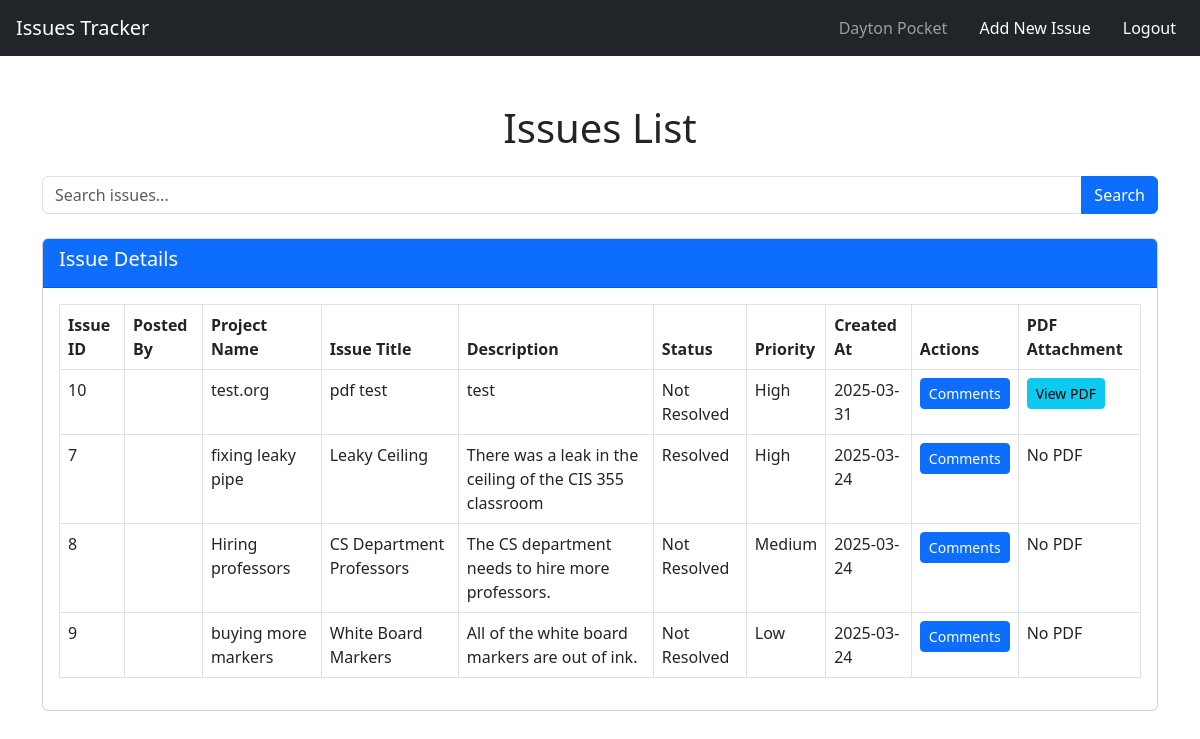
Before: /issues_list.php (signed in) with the older database file.
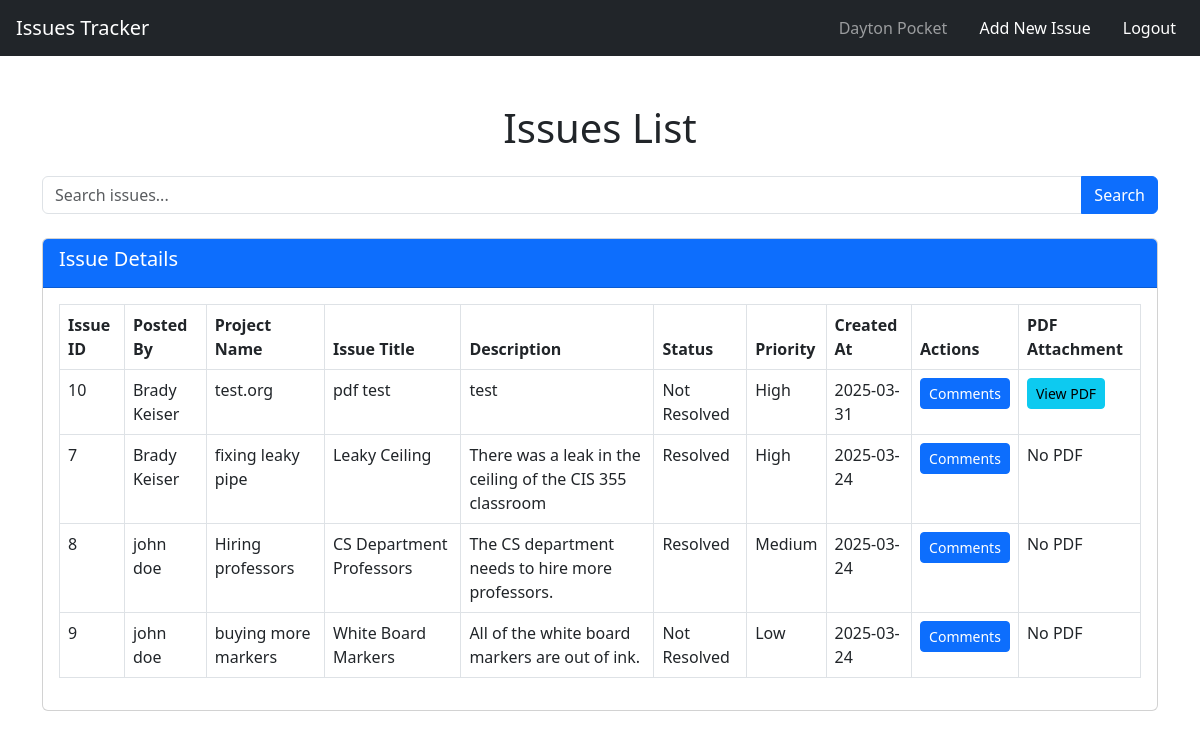
After: the same page with the newer database file.
### tables this page shows
CREATE TABLE `iss_issues` (
  `id` int(11) NOT NULL,
  `short_description` varchar(255) NOT NULL,
  `long_description` text NOT NULL,
  `status` enum('Resolved','Not Resolved') NOT NULL DEFAULT 'Not Resolved',
  `open_date` date NOT NULL,
  `close_date` datetime DEFAULT NULL,
  `priority` varchar(255) NOT NULL,
  `org` varchar(255) NOT NULL,
  `project` varchar(255) NOT NULL,
  `per_id` int(11) NOT NULL,
  `created_by` int(11) DEFAULT NULL,
  `pdf_attachment` varchar(255) DEFAULT NULL
);

CREATE TABLE `iss_persons` (
  `id` int(11) NOT NULL,
  `fname` varchar(255) NOT NULL,
  `lname` varchar(255) NOT NULL,
  `mobile` varchar(255) NOT NULL,
  `email` varchar(255) NOT NULL,
  `pwd_hash` varchar(255) NOT NULL,
  `pwd_salt` varchar(255) NOT NULL,
  `admin` varchar(255) NOT NULL
);

### issues_list.php (the view, shortened to what this page needs)
<?php
require_once 'db_connect.php';
$user_id = isset($_SESSION['user_id']) ? $_SESSION['user_id'] : null;
$query = "SELECT fname, lname FROM iss_persons WHERE id = :user_id";
$stmt = $pdo->prepare($query);
$stmt->execute(['user_id' => $user_id]);
$user = $stmt->fetch(PDO::FETCH_ASSOC);
$user_name = $user ? $user['fname'] . ' ' . $user['lname'] : 'User';
$search = isset($_GET['search']) ? '%' . $_GET['search'] . '%' : null;
$query = "SELECT i.*, p.fname, p.lname
          FROM iss_issues i
          LEFT JOIN iss_persons p ON i.created_by = p.id
          WHERE (:search IS NULL
                 OR i.project LIKE :search
                 OR i.short_description LIKE :search
                 OR i.long_description LIKE :search
                 OR i.status LIKE :search)
          ORDER BY
              CASE
                  WHEN priority = 'High' THEN 1
                  WHEN priority = 'Medium' THEN 2
                  WHEN priority = 'Low' THEN 3
              END ASC, open_date DESC";
$stmt = $pdo->prepare($query);
$stmt->execute(['search' => $search]);
$issues = $stmt->fetchAll(PDO::FETCH_ASSOC);
?>
<!DOCTYPE html>
<html lang="en">
<head>
    <link href="https://cdn.jsdelivr.net/npm/bootstrap@5.3.0-alpha1/dist/css/bootstrap.min.css" rel="stylesheet">
</head>
<body>
<nav class="navbar navbar-expand-lg navbar-dark bg-dark ps-3">
    <a class="navbar-brand" href="#">Issues Tracker</a>
    <div class="collapse navbar-collapse" id="navbarNav">
        <ul class="navbar-nav ms-auto">
            <li class="nav-item ms-3 text-white">
                <span class="nav-link"><?php echo htmlspecialchars($user_name); ?></span>
            </li>
            <li class="nav-item ms-3">
                <a class="nav-link btn btn-success btn-lg text-white" href="add_issue.php">Add New Issue</a>
            </li>
            <li class="nav-item ms-3 me-3">
    <a class="nav-link btn btn-success btn-lg text-white" href="logout.php">Logout</a>
</li>
        </ul>
    </div>
</nav>
<div class="container my-5">
    <h1 class="text-center mb-4">Issues List</h1>
    <form method="GET" action="issues_list.php" class="mb-4">
        <div class="input-group">
            <input type="text" class="form-control" name="search" placeholder="Search issues..." value="<?php echo isset($_GET['search']) ? htmlspecialchars($_GET['search']) : ''; ?>">
            <button class="btn btn-primary" type="submit">Search</button>
        </div>
    </form>
    <div class="card mb-4">
        <div class="card-header bg-primary text-white">
            <h5>Issue Details</h5>
        </div>
        <div class="card-body">
            <table class="table table-bordered">
                <thead class="thead-dark">
                    <tr>
                        <th scope="col">Issue ID</th>
                        <th scope="col">Posted By</th>
                        <th scope="col">Project Name</th>
                        <th scope="col">Issue Title</th>
                        <th scope="col">Description</th>
                        <th scope="col">Status</th>
                        <th scope="col">Priority</th>
                        <th scope="col">Created At</th>
                        <th scope="col">Actions</th>
                        <th scope="col">PDF Attachment</th>
                    </tr>
                </thead>
                <tbody>
                    <?php foreach ($issues as $issue): ?>
                    <tr>
                        <td><?php echo $issue['id']; ?></td>
                        <td><?php echo htmlspecialchars($issue['fname']) . ' ' . htmlspecialchars($issue['lname']); ?></td>
                        <td><?php echo htmlspecialchars($issue['project']); ?></td>
                        <td><?php echo htmlspecialchars($issue['short_description']); ?></td>
                        <td><?php echo htmlspecialchars($issue['long_description']); ?></td>
                        <td><?php echo htmlspecialchars($issue['status']); ?></td>
                        <td><?php echo htmlspecialchars($issue['priority']); ?></td>
                        <td><?php echo $issue['open_date']; ?></td>
                        <td>
                            <button class="btn btn-primary btn-sm" onclick="showComments(<?php echo $issue['id']; ?>)">Comments</button>
                        </td>
                        <td>
                            <?php if (!empty($issue['pdf_attachment'])): ?>
                                <a href="<?php echo htmlspecialchars($issue['pdf_attachment']); ?>" target="_blank" class="btn btn-info btn-sm">View PDF</a>
                            <?php else: ?>
                                <span>No PDF</span>
                            <?php endif; ?>
                        </td>
                    </tr>
                    <?php endforeach; ?>
                </tbody>
            </table>
        </div>
    </div>
</div>
</body>
</html>

Changed rows visible on the page:
changed iss_issues "test.org": iss_persons.fname (not shown) → "Brady"; iss_persons.lname (not shown) → "Keiser"
changed iss_issues "fixing leaky pipe": iss_persons.fname (not shown) → "Brady"; iss_persons.lname (not shown) → "Keiser"
changed iss_issues "Hiring professors": iss_persons.fname (not shown) → "john"; iss_persons.lname (not shown) → "doe"; status "Not Resolved" → "Resolved"
changed iss_issues "buying more markers": iss_persons.fname (not shown) → "john"; iss_persons.lname (not shown) → "doe"
